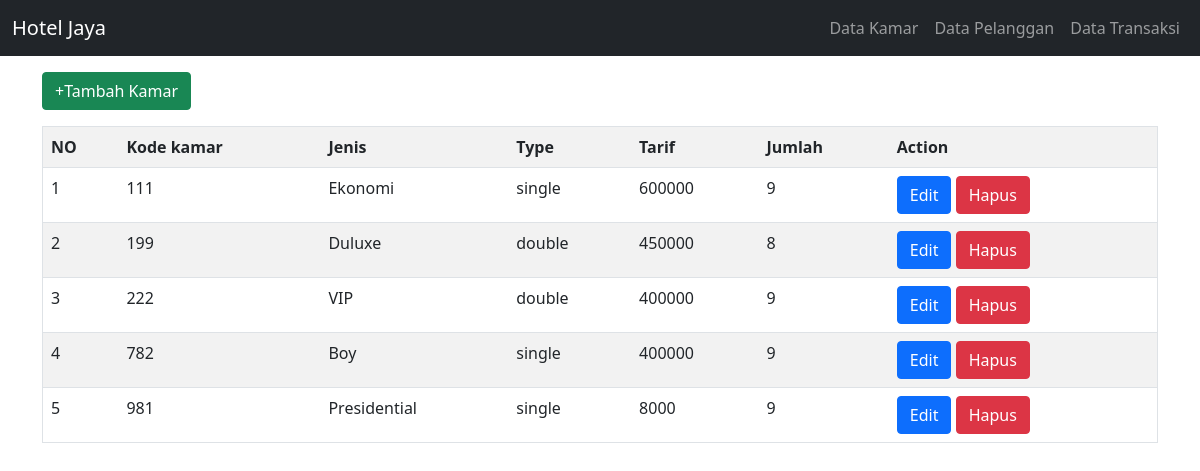
Page /kamar/data_kamar.php on the committed database.
### tables this page shows
CREATE TABLE `tb_kamar` (
  `kd_kamar` int(3) NOT NULL,
  `jenis` varchar(40) NOT NULL,
  `type` enum('single','double') NOT NULL,
  `tarif` int(8) NOT NULL,
  `jml` int(3) NOT NULL
);

### kamar/data_kamar.php (the view, shortened to what this page needs)
<?php
include '../koneksi.php';
 $no = 1;
  $data = mysqli_query($konek, "SELECT * FROM tb_kamar");
?>
<!DOCTYPE html>
<html lang="en">
<head>
    <link href="../css/bootstrap.min.css" rel="stylesheet">
</head>
<body>
    <div class="container">
    <a href="tambah_kamar.php" class="btn btn-success my-3">+Tambah Kamar <br>
</a>
    <table border="1" width="500px" class="table table-striped table-hover">
    <tr>
            <th>NO</th>
            <th>Kode kamar</th>
            <th>Jenis</th>
            <th>Type</th>
            <th>Tarif</th>
            <th>Jumlah</th>
            <th>Action</th>
    </tr>
    <?php
            while ($tampil = mysqli_fetch_array($data)){
    ?>
    <tr> <td><?= $no++;?></td>
    <td><?= $tampil['kd_kamar'];?></td>
    <td><?= $tampil['jenis'];?></td>
    <td><?= $tampil['type'];?></td>
    <td><?= $tampil['tarif'];?></td>
    <td><?= $tampil['jml'];?></td>
    <td><a href="edit.php?kd_kamar= <?= $tampil['kd_kamar'];?>" class="btn btn-primary" >Edit </a>
        <a href="hapus.php?kd_kamar= <?= $tampil['kd_kamar'];?>" class="btn btn-danger"> Hapus </a></td>
            </tr>
       <?php
            }
       ?>
    </table>
    </div>
</body>
</html>

### rows in the picture
tb_kamar: kd_kamar "111", jenis "Ekonomi", type "single", tarif "600000", jml "9"
tb_kamar: kd_kamar "199", jenis "Duluxe", type "double", tarif "450000", jml "8"
tb_kamar: kd_kamar "222", jenis "VIP", type "double", tarif "400000", jml "9"
tb_kamar: kd_kamar "782", jenis "Boy", type "single", tarif "400000", jml "9"
tb_kamar: kd_kamar "981", jenis "Presidential", type "single", tarif "8000", jml "9"
